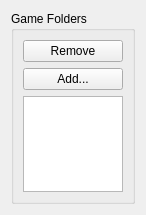
      <widget class="QWidget" name="pathsTabContents">
       <property name="geometry">
        <rect>
         <x>0</x>
         <y>0</y>
         <width>146</width>
         <height>215</height>
        </rect>
       </property>
       <layout class="QVBoxLayout" name="pathsTabLayout" stretch="0">
        <item>
         <layout class="QHBoxLayout" name="pathsTabVLayout">
          <item>
           <widget class="QGroupBox" name="gameFoldersGroupBox">
            <property name="title">
             <string>Game Folders</string>
            </property>
            <layout class="QVBoxLayout" name="verticalLayout">
             <item>
              <widget class="QPushButton" name="removeFolderButton">
               <property name="text">
                <string>Remove</string>
               </property>
              </widget>
             </item>
             <item>
              <widget class="QPushButton" name="addFolderButton">
               <property name="text">
                <string>Add...</string>
               </property>
              </widget>
             </item>
             <item>
              <widget class="QListWidget" name="gameFoldersListWidget"/>
             </item>
            </layout>
           </widget>
          </item>
          <item>
           <spacer name="horizontalSpacer">
            <property name="orientation">
             <enum>Qt::Orientation::Horizontal</enum>
            </property>
            <property name="sizeType">
             <enum>QSizePolicy::Policy::Preferred</enum>
            </property>
            <property name="sizeHint" stdset="0">
             <size>
              <width>40</width>
              <height>20</height>
             </size>
            </property>
           </spacer>
          </item>
         </layout>
        </item>
       </layout>
      </widget>
